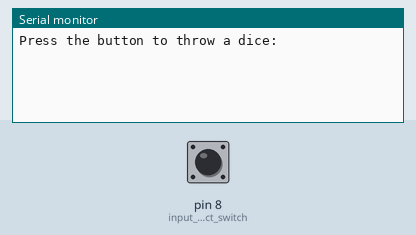
Simulated run of this sketch. Board: Arduino Uno, built with avr-gcc and run on an emulated ATmega328P. Parts: the last lines printed to the serial monitor. The inputs (shaded band) are chosen by the test bench; at power-on: pin 8 (input_for_tact_switch) HIGH. Random numbers use the default seed unless the sketch sets one.

Above: at 2.2 s.
2.3 s: pin 8 (input_for_tact_switch) pulled LOW for 0.15 s
At 2.9 s:
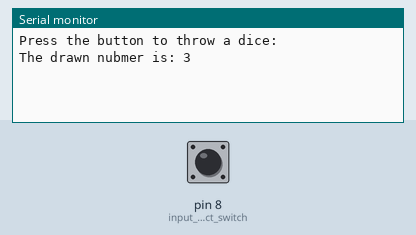
3.9 s: pin 8 (input_for_tact_switch) pulled LOW for 1 s
At 6.1 s:
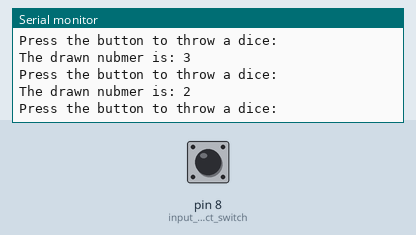
6.4 s: pin 8 (input_for_tact_switch) pulled LOW for 3.2 s
At 11.6 s:
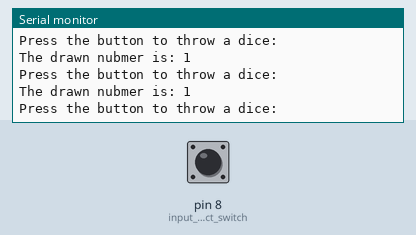
Timing chart, 0 to 13.1 s (numbered marks = the images above; inputs shaded):
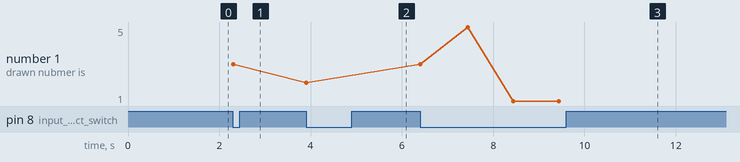

The sketch:

dice.ino
```cpp
void setup() {
  pinMode(8, INPUT_PULLUP); //input for tact switch
  randomSeed(analogRead(0));  //to avoid same numbers in every program run
  Serial.begin(9600); //set baud rate
  delay(1000);
}

void loop() {
  Serial.println("Press the button to throw a dice:");  //print message
  while(digitalRead(8) == HIGH) delay(25);  //wait for button to be pressed
  Serial.print("The drawn nubmer is: ");  //print message
  Serial.println(random(1, 7)); //take a random number in range 1 - 6 and print
  delay(1000);
}
```

Measured:
- after the input at 2.3 s, the serial monitor: prints a new line at once (image 1)
- after the input at 3.9 s, the serial monitor: prints a new line at once (image 2)
- after the input at 6.4 s, the serial monitor: prints a new line at once (image 3)
- plotted number 1: 3 → 2 after the input at 3.9 s, 2 → 1 after the input at 6.4 s
